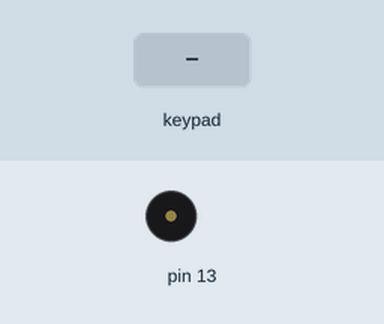
A sketch run on a simulated Arduino Uno, built with avr-gcc and run on an emulated ATmega328P. Shown: buzzer (waves = sounding). The test bench sets the inputs (shaded band). What the sketch prints to the serial monitor is not drawn.

Above: at 1.2 s.
1.3 s: keypad keys 6 7 8 9 pressed 0.4 s apart
At 1.4 s:
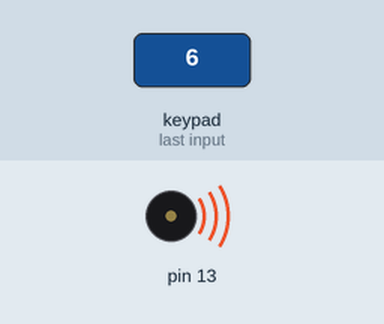
4.4 s: key 'F' pressed
At 5.4 s:
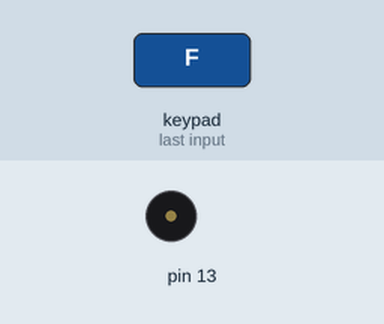
5.9 s: key 'E' pressed
At 6.0 s:
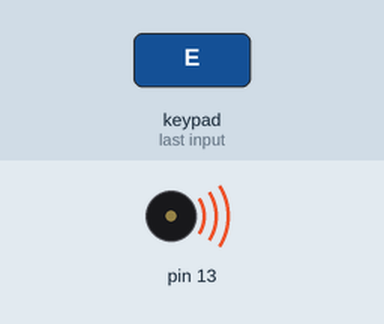
7.4 s: keypad keys 2 3 4 5 pressed 0.4 s apart
At 9.7 s:
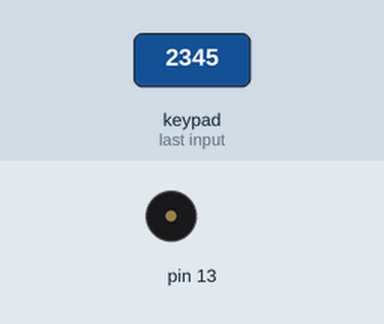
10.5 s: key 'C' pressed
At 10.6 s:
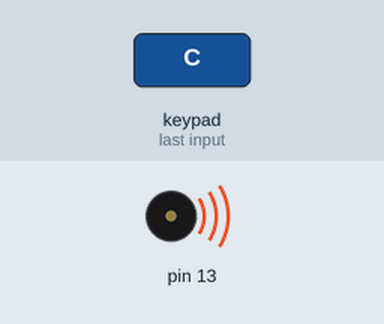
12.0 s: keypad keys 1 3 9 7 pressed 0.4 s apart
At 14.3 s:
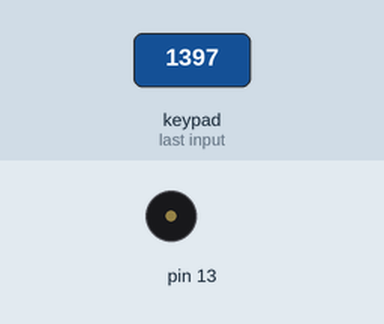
Timing chart, 0 to 15.8 s (numbered marks = the images above; inputs shaded):
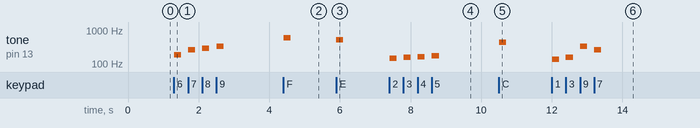

The sketch:

lab06_2.ino
```cpp
#define LDo 131
#define LRe 139
#define LMi 147
#define LFa 156
#define LSo 165
#define LLa 175
#define LSi 185

#define Do 262
#define Re 294
#define Mi 330
#define Fa 349
#define So 392
#define La 440
#define Si 494

#define HSo 523
#define HLa 587
#define HSi 659

int tune[] = {LDo,LRe,LMi,LFa,LSo,LLa,LSi,Do,Re,Mi,Fa,So,La,Si,HSo,HLa,HSi};

#include <Keypad.h>
const byte ROWS = 4;
const byte COLS = 4;
char keys[ROWS][COLS]={
  {'F','E','D','C'},
  {'B','3','6','9'},
  {'A','2','5','8'},
  {'0','1','4','7'}
  };
  byte rowPins[ROWS]={6,7,8,9};
byte colPins[COLS]={2,3,4,5};
Keypad keypad = Keypad(makeKeymap(keys),rowPins,colPins,ROWS,COLS);

void setup() {
Serial.begin(9600);
pinMode(13, OUTPUT);
}

void loop() {
char key = keypad.getKey();
 if (key!=NO_KEY){
     if(key>='A' && key<='F')
     {
       key = key - 'A' + 10;
     }
     if(key>='0' && key <='9')
     {
      key = key -'0';
     }
       Serial.println(key);
       tone(13,tune[key]);
       delay(200);
       noTone(13);


 }
}
```

Measured:
- after the input at 1.3 s, tone on pin 13: plays 185 Hz for 0.20 s, 262 Hz for 0.20 s, 294 Hz for 0.20 s, 330 Hz for 0.20 s, starting at once
- after the input at 4.4 s, tone on pin 13: silent → 587 Hz at once, → silent 0.20 s later
- after the input at 5.9 s, tone on pin 13: silent → 523 Hz at once, → silent 0.20 s later
- after the input at 7.4 s, tone on pin 13: plays 147 Hz for 0.20 s, 156 Hz for 0.20 s, 165 Hz for 0.20 s, 175 Hz for 0.20 s, starting at once
- after the input at 10.5 s, tone on pin 13: silent → 440 Hz at once, → silent 0.20 s later
- after the input at 12.0 s, tone on pin 13: plays 139 Hz for 0.20 s, 156 Hz for 0.20 s, 330 Hz for 0.20 s, 262 Hz for 0.20 s, starting at once
